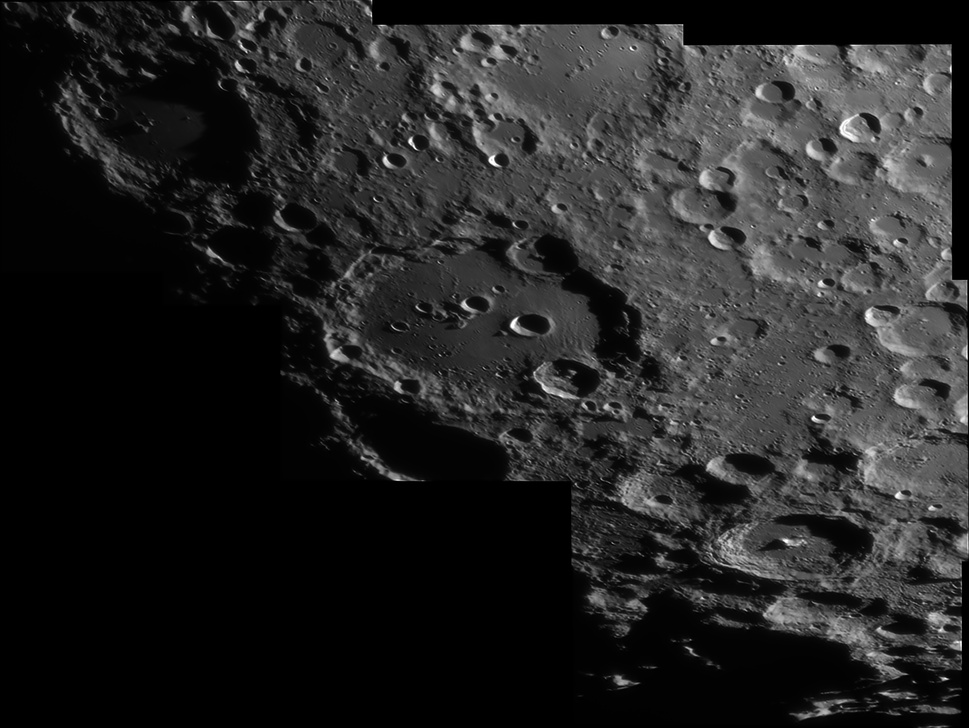
%> input picture ay2.jpg, 969 x 728 px, shrunk from 3014 x 2265 before the run
$ octave --eval "grayThresh;"   (GNU Octave 9; MATLAB toolbox functions it lacks are replaced by stand-ins)
%> lines starting %> are read from the running program, lines starting %| are printed output that depends on the picture; in (x1, y1, x2, y2) boxes, pixels count from 0 and x2, y2 are one past the last pixel; in counts of white or black regions, pixels touching at a corner belong together; the program's own positions count from 1
function [ ] = grayThresh( )
% Ömer Faruk KOÇ
% 27.Kasým.2015

%Dijital Görüntü Ýþleme - Gri Threshold

I=imread('ay2.jpg');   %resmi alýyoruz
%> I is the input picture: size 728x969x3 uint8; min 0, max 255, mean 37.2
%I=imread('DSC_0029.jpg');   %resmi alýyoruz

level = graythresh(I);      %Normal Þekilde(Resim Renkli Ýken) Gri Threshold Yapýyoruz
%> level = 0.184
gri1 = im2bw(I,level);
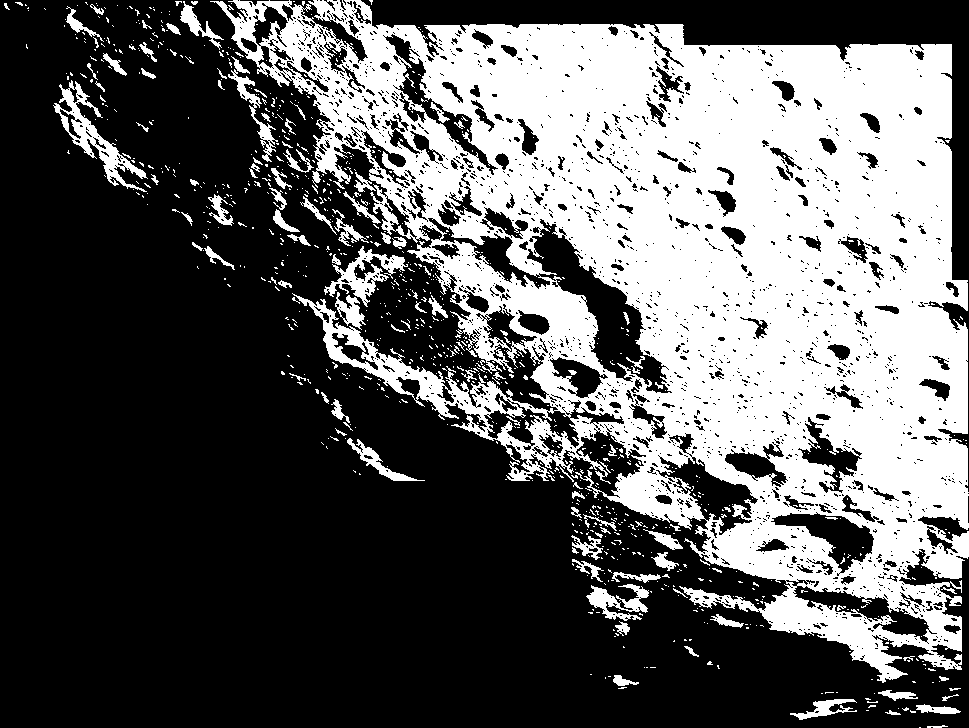
%> gri1: size 728x969 logical; 36.6% white; 926 white regions (819 under 20 px), largest, box (x1, y1, x2, y2) and area: (210, 0, 969, 683) 239294, (53, 80, 148, 192) 2213, (324, 246, 408, 307) 1513


IinGray = rgb2gray(I);          %Resmi Gri'ye Çevirip Gri Threshold Yapýyoruz

level = graythresh(IinGray);
gri2 = im2bw(IinGray,level);        %Arada Az Bir Fark Oluþuyor


figure
imshowpair(gri1,gri2,'montage');
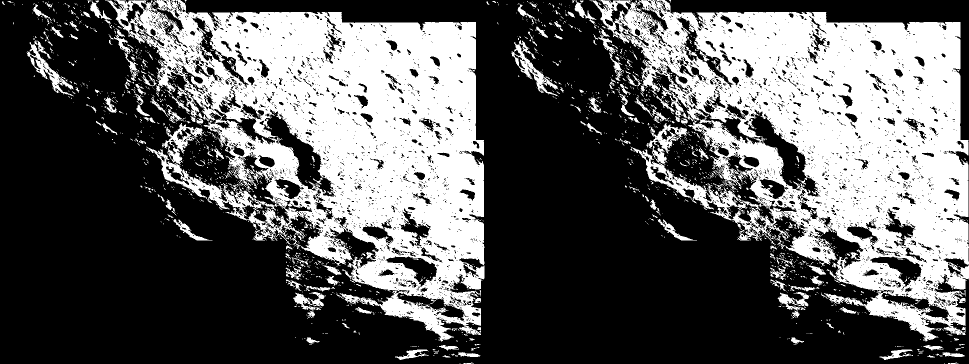
%> displayed picture: size 728x1938, on the screen's scale of 0 to 255 (shown at 1/2 size); 36.6% white; 1852 white regions (1638 under 20 px), largest, box (x1, y1, x2, y2) and area: (210, 0, 969, 683) 239294, (1179, 0, 1938, 683) 239294, (53, 80, 148, 192) 2213

%figure
%subplot(2,2,1), imshow(gri1), title('1. Gri Threshold')
%subplot(2,2,2), imshow(gri2), title('2. Gri Threshold')


end

$ run again, with ccc.jpg copied over ay2.jpg
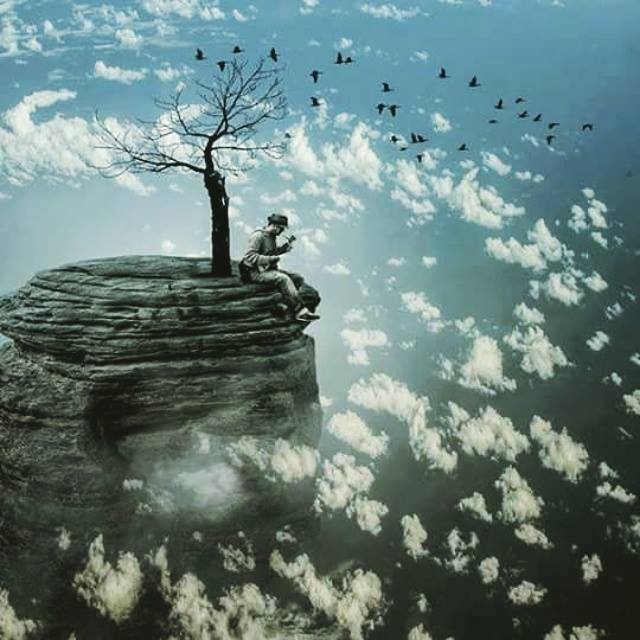
%> input picture ccc.jpg, 640 x 640 px
%> in grayThresh, I is the input picture: size 640x640x3 uint8; mean R, G, B 102.2, 125.4, 122.5
%> in grayThresh, `level = graythresh(I);`: level = 0.459
%> in grayThresh, `gri1 = im2bw(I,level);`:
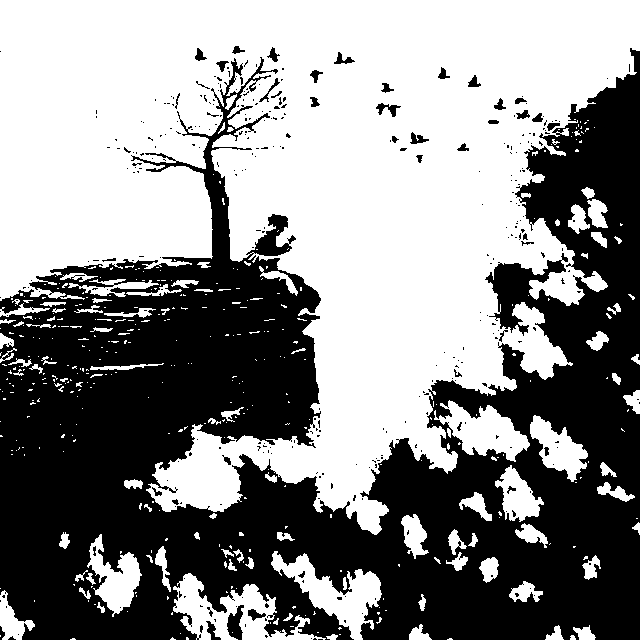
%> gri1: size 640x640 logical; 54.4% white; 339 black regions (295 under 20 px), largest, box (x1, y1, x2, y2) and area: (0, 48, 640, 640) 182886, (227, 605, 244, 640) 354, (376, 103, 401, 117) 147
%> in grayThresh, `level = graythresh(IinGray);`: level = 0.435
%> gri2: size 640x640 logical; 56.4% white; 303 black regions (260 under 20 px), largest, box (x1, y1, x2, y2) and area: (0, 59, 640, 640) 174259, (246, 214, 296, 256) 836, (227, 605, 244, 640) 328
%> in grayThresh, `imshowpair(gri1,gri2,'montage');`:
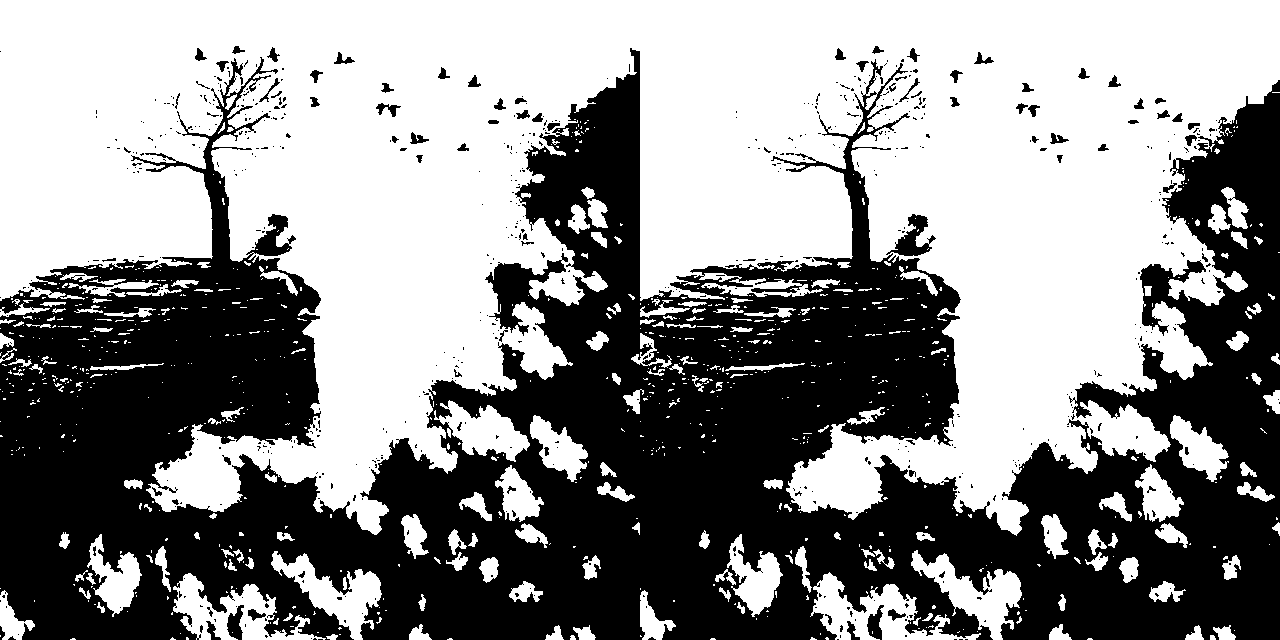
%> displayed picture: size 640x1280, on the screen's scale of 0 to 255; 55.4% white; 634 black regions (550 under 20 px), largest, box (x1, y1, x2, y2) and area: (0, 48, 1280, 640) 357262, (886, 214, 936, 256) 836, (227, 605, 244, 640) 354

$ run again, with iii.jpg copied over ay2.jpg
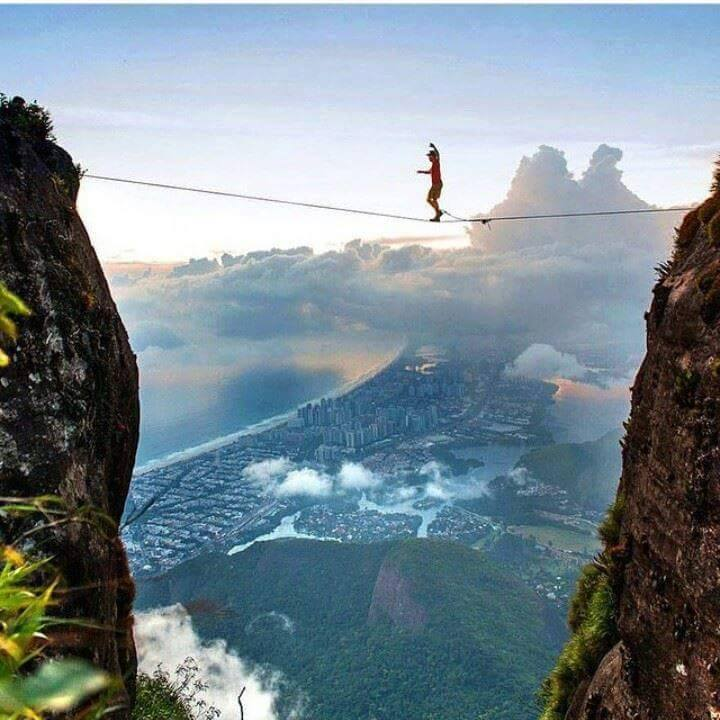
%> input picture iii.jpg, 720 x 720 px
%> in grayThresh, I is the input picture: size 720x720x3 uint8; mean R, G, B 120, 135.4, 144.3
%> level = 0.51
%> in grayThresh, `gri1 = im2bw(I,level);`:
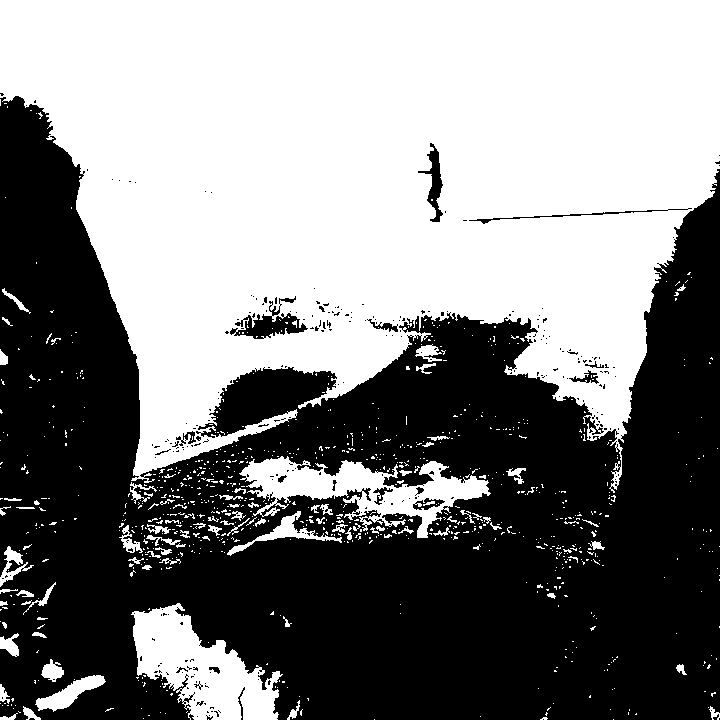
%> gri1: size 720x720 logical; 50.8% white; 277 black regions (258 under 20 px), largest, box (x1, y1, x2, y2) and area: (0, 96, 720, 720) 250719, (230, 296, 308, 339) 1189, (418, 143, 443, 222) 677
%> in grayThresh, `imshowpair(gri1,gri2,'montage');`:
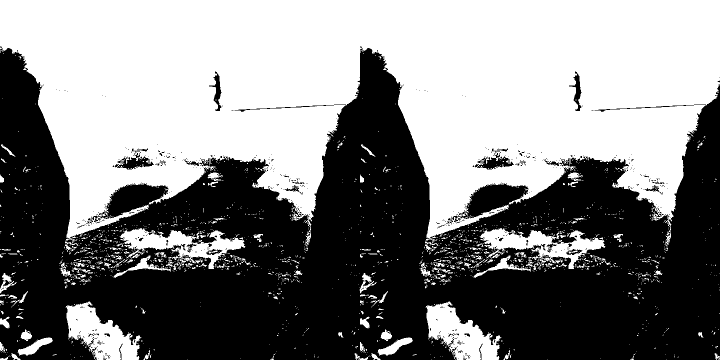
%> displayed picture: size 720x1440, on the screen's scale of 0 to 255 (shown at 1/2 size); 50.8% white; 550 black regions (513 under 20 px), largest, box (x1, y1, x2, y2) and area: (0, 96, 1440, 720) 501450, (230, 296, 308, 339) 1189, (950, 296, 1028, 339) 1189
